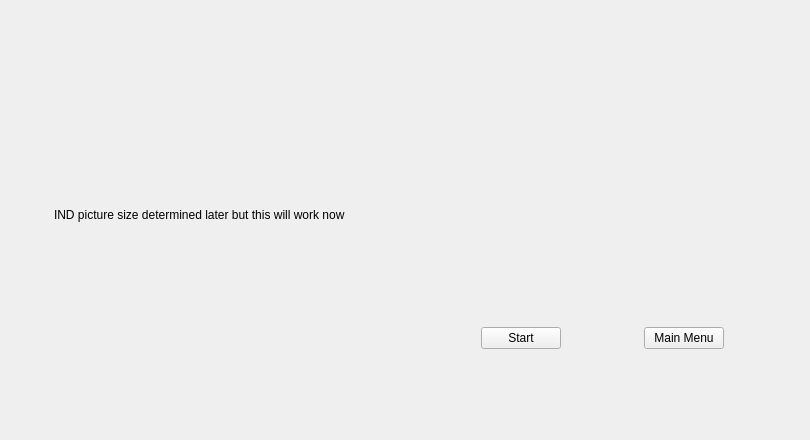
    <widget class="QWidget" name="IND_OFF">
     <widget class="QWidget" name="layoutWidget_3">
      <property name="geometry">
       <rect>
        <x>0</x>
        <y>0</y>
        <width>801</width>
        <height>431</height>
       </rect>
      </property>
      <layout class="QHBoxLayout" name="horizontalLayout_4">
       <item>
        <layout class="QGridLayout" name="gridLayout_8">
         <item row="0" column="0">
          <spacer name="horizontalSpacer_16">
           <property name="orientation">
            <enum>Qt::Horizontal</enum>
           </property>
           <property name="sizeHint" stdset="0">
            <size>
             <width>48</width>
             <height>20</height>
            </size>
           </property>
          </spacer>
         </item>
         <item row="0" column="1">
          <widget class="QLabel" name="Inductor_Picture_Off">
           <property name="text">
            <string>&lt;html&gt;&lt;head/&gt;&lt;body&gt;&lt;p&gt;IND picture size determined later but this will work now&lt;/p&gt;&lt;/body&gt;&lt;/html&gt;</string>
           </property>
          </widget>
         </item>
         <item row="0" column="2">
          <spacer name="horizontalSpacer_17">
           <property name="orientation">
            <enum>Qt::Horizontal</enum>
           </property>
           <property name="sizeHint" stdset="0">
            <size>
             <width>40</width>
             <height>20</height>
            </size>
           </property>
          </spacer>
         </item>
        </layout>
       </item>
       <item>
        <layout class="QGridLayout" name="gridLayout_9">
         <item row="0" column="2">
          <spacer name="verticalSpacer_18">
           <property name="orientation">
            <enum>Qt::Vertical</enum>
           </property>
           <property name="sizeHint" stdset="0">
            <size>
             <width>20</width>
             <height>40</height>
            </size>
           </property>
          </spacer>
         </item>
         <item row="1" column="2">
          <spacer name="verticalSpacer_19">
           <property name="orientation">
            <enum>Qt::Vertical</enum>
           </property>
           <property name="sizeHint" stdset="0">
            <size>
             <width>20</width>
             <height>40</height>
            </size>
           </property>
          </spacer>
         </item>
         <item row="2" column="2">
          <spacer name="verticalSpacer_20">
           <property name="orientation">
            <enum>Qt::Vertical</enum>
           </property>
           <property name="sizeHint" stdset="0">
            <size>
             <width>20</width>
             <height>40</height>
            </size>
           </property>
          </spacer>
         </item>
         <item row="3" column="2">
          <spacer name="verticalSpacer_21">
           <property name="orientation">
            <enum>Qt::Vertical</enum>
           </property>
           <property name="sizeHint" stdset="0">
            <size>
             <width>20</width>
             <height>40</height>
            </size>
           </property>
          </spacer>
         </item>
         <item row="4" column="0">
          <spacer name="horizontalSpacer_18">
           <property name="orientation">
            <enum>Qt::Horizontal</enum>
           </property>
           <property name="sizeHint" stdset="0">
            <size>
             <width>40</width>
             <height>20</height>
            </size>
           </property>
          </spacer>
         </item>
         <item row="4" column="1">
          <widget class="QPushButton" name="Start_Button_Inductor">
           <property name="text">
            <string>Start</string>
           </property>
          </widget>
         </item>
         <item row="4" column="2">
          <spacer name="horizontalSpacer_19">
           <property name="orientation">
            <enum>Qt::Horizontal</enum>
           </property>
           <property name="sizeHint" stdset="0">
            <size>
             <width>40</width>
             <height>20</height>
            </size>
           </property>
          </spacer>
         </item>
         <item row="4" column="3">
          <widget class="QPushButton" name="Main_Menu_IND_Off">
           <property name="text">
            <string>Main Menu</string>
           </property>
          </widget>
         </item>
         <item row="4" column="4">
          <spacer name="horizontalSpacer_20">
           <property name="orientation">
            <enum>Qt::Horizontal</enum>
           </property>
           <property name="sizeHint" stdset="0">
            <size>
             <width>40</width>
             <height>20</height>
            </size>
           </property>
          </spacer>
         </item>
         <item row="5" column="2">
          <spacer name="verticalSpacer_22">
           <property name="orientation">
            <enum>Qt::Vertical</enum>
           </property>
           <property name="sizeHint" stdset="0">
            <size>
             <width>20</width>
             <height>40</height>
            </size>
           </property>
          </spacer>
         </item>
        </layout>
       </item>
      </layout>
     </widget>
    </widget>
